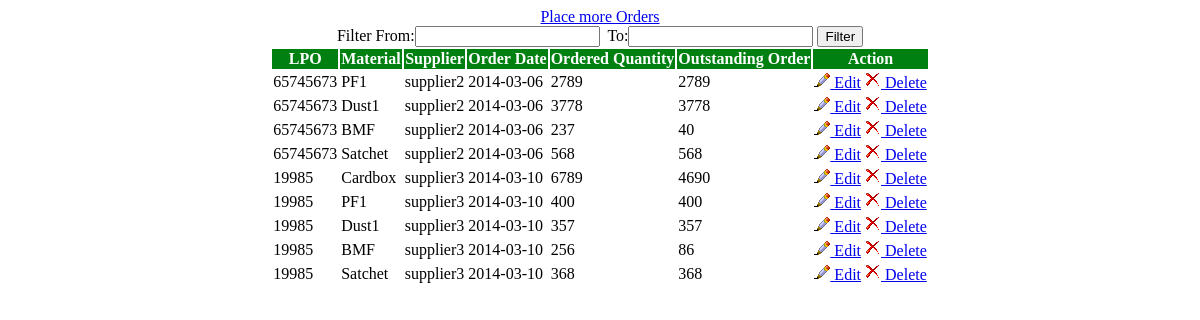
The page /stock/view_orders.php on the database its author committed.
### tables this page shows
CREATE TABLE IF NOT EXISTS `ordered_material` (
  `orderid` bigint(20) NOT NULL AUTO_INCREMENT,
  `lpo` bigint(20) NOT NULL,
  `supplierid` int(12) NOT NULL,
  `materialid` int(10) NOT NULL,
  `quantity` int(20) NOT NULL,
  `outstanding` bigint(20) NOT NULL,
  `date` date NOT NULL,
  PRIMARY KEY (`orderid`),
  KEY `supplierid` (`supplierid`,`materialid`),
  KEY `materialid` (`materialid`)
);

CREATE TABLE `material` (
  `id` int(10) NOT NULL AUTO_INCREMENT,
  `name` varchar(100) NOT NULL,
  `type` varchar(30) NOT NULL,
  `criticallevel` int(11) NOT NULL,
  `status` int(1) NOT NULL DEFAULT '1',
  PRIMARY KEY (`id`)
);

CREATE TABLE IF NOT EXISTS `supplier` (
  `supplierid` int(12) NOT NULL AUTO_INCREMENT,
  `name` varchar(30) NOT NULL,
  `contact` varchar(14) NOT NULL,
  `status` int(1) NOT NULL DEFAULT '1',
  PRIMARY KEY (`supplierid`)
);

### stock/view_orders.php (the view, shortened to what this page needs)
<link rel="stylesheet" href="jquery/jquery.datepick.css"/>
<center><a href="?opt=order_material">Place more Orders</a><br />
<?php if(!isset($_GET['editid'])){ ?>
Filter From:<input type="text" name="startdate" id="startdate" style="cursor:pointer" readonly="readonly" />&nbsp;
To:<input type="text" name="enddate" id="enddate" style="cursor:pointer" readonly="readonly" />
<input type="button" name="btnfilter" id="btnfilter" value="Filter" onclick="filter()" />
<?php
}
	$reply="";
	if(isset($_GET['editid'])){
		$sql="SELECT * FROM ordered_material WHERE orderid='{$_GET['editid']}'";
		$result=mysql_query($sql);
		$detailsRow=mysql_fetch_array($result);
		?>
		<form action="" name="order" id="order" method="post" onsubmit="return validateData()">
		<table>
		<tr><td>LPO:</td><td><input type="text" id="plo" name="plo" value="<?php echo $detailsRow['lpo'];?>" /></td></tr>
		<tr><td>Material:</td><td><select type="text" id="material" name="material">
			<option value="0">-Select Material-</option>
			<?php
				$sql="SELECT * FROM material WHERE status=1";
				$result=mysql_query($sql);
				while($row=mysql_fetch_array($result)){
					if($detailsRow['materialid']==$row['id']) $select="selected='selected'";
					else $select="";
					echo "<option value='{$row['id']}' {$select} >{$row['name']}</option>";
				}
			?>
		</select></td></tr>
		<tr><td>Supplier:</td><td><select id="supplier" name="supplier" >
			<option value="0">-Select Supplier-</option>
			<?php
				$sql="SELECT * FROM supplier WHERE status=1";
				$result=mysql_query($sql);
				while($row=mysql_fetch_array($result)){
					if($detailsRow['supplierid']==$row['supplierid']) $select="selected='selected'";
					else $select="";
					echo "<option value='{$row['supplierid']}' {$select} >{$row['name']}</option>";
				}
			?>
		</select></td></tr>
		<tr><td>Quantity:</td><td><input type="text" id="quantity" name="quantity" value="<?php echo $detailsRow['quantity'];?>" /></td></tr>
		<tr><td>Date:</td><td><input type="text" id="date" name="date"  style="cursor:pointer" readonly="readonly" value="<?php echo $detailsRow['date'];?>" /></td></tr>
		<tr><td colspan="2" align="right" ><input type="submit" id="submit" name="submit" value="Save Changes" /></td></tr>
	</table>
	<link rel="stylesheet" href="jquery/jquery.datepick.css"/>
	<script type="text/javascript" language="javascript" src="jquery/jquery.js" ></script>
	<script type="text/javascript" language="javascript" src="jquery/jquery.datepick.js" ></script>
	<script type="text/javascript" language="javascript" >
	$('#date').datepick({dateFormat: 'yyyy-mm-dd', maxDate: new Date()});
	</script>
	</form>
	<?php
	if(isset($_POST['submit'])){
		$plo=mysql_real_escape_string(htmlentities($_POST['plo']));
		$material=mysql_real_escape_string(htmlentities($_POST['material']));
		$supplier=mysql_real_escape_string(htmlentities($_POST['supplier']));
		$quantity=mysql_real_escape_string(htmlentities($_POST['quantity']));
		$date=mysql_real_escape_string(htmlentities($_POST['date']));
		$sql="UPDATE ordered_material SET supplierid='{$supplier}',materialid='{$material}',quantity='{$quantity}',date='{$date}' WHERE orderid='{$_GET['editid']}'";
		$result=mysql_query($sql);
		if($result) $reply= '<center><img src="images/ok.png" alt="Ok..." style="width:100px" /> <br />Order successfully updated </p><br /></center>';
		else $reply= '<center>Failed to update order details <br /></center>';
		header("Location: ?opt=view_orders&reply={$reply}");
	}
	}
	else{
		echo '<div id="placed_orders" name="placed_orders" >';
		$sql="SELECT material.name AS matname,ordered_material.orderid AS orid,ordered_material.lpo AS plo,ordered_material.date AS date,ordered_material.quantity AS qty,ordered_material.outstanding AS deni,supplier.name AS sname FROM ordered_material,material,supplier WHERE ordered_material.supplierid=supplier.supplierid AND ordered_material.materialid=material.id";
		$result=mysql_query($sql) or die(mysql_error());
		if(mysql_num_rows($result)>0){
		echo "<table>";
		echo "<tr style='color:#ffffff; background-color:#008010' ><th>LPO</th><th>Material</th><th>Supplier</th><th>Order Date</th><th>Ordered Quantity</th><th>Outstanding Order</th><th colspan='2'>Action</th></tr>";
		$row_count=1;
		while($row=mysql_fetch_array($result)){
			if($row_count % 2 == 0) echo '<tr class="even">'; else echo '<tr class="odd">';
			echo "<td>{$row['plo']}</td><td>{$row['matname']}</td><td>{$row['sname']}</td><td>{$row['date']}</td><td>{$row['qty']}</td><td>{$row['deni']}</td><td><a href='?opt=view_orders&editid={$row['orid']}'> <img src='images/edit.png' alt='edit' /> Edit </a></td><td><a href='?opt=view_orders&delid={$row['orid']}' onclick='return confirmDelete()'> <img src='images/delete.png' alt='delete' /> Delete </a></td></tr>";
			$row_count++;
		}
		echo "</table>";
		}
		else{
			echo "No placed order";
		}
		echo '</div>';
	}
?>
</center>

### rows shown on the page
ordered_material: lpo "65745673", materialid.name "PF1", supplierid.name "supplier2", date "2014-03-06", quantity "2789", outstanding "2789"
ordered_material: lpo "65745673", materialid.name "Dust1", supplierid.name "supplier2", date "2014-03-06", quantity "3778", outstanding "3778"
ordered_material: lpo "65745673", materialid.name "BMF", supplierid.name "supplier2", date "2014-03-06", quantity "237", outstanding "40"
ordered_material: lpo "65745673", materialid.name "Satchet", supplierid.name "supplier2", date "2014-03-06", quantity "568", outstanding "568"
ordered_material: lpo "19985", materialid.name "Cardbox", supplierid.name "supplier3", date "2014-03-10", quantity "6789", outstanding "4690"
ordered_material: lpo "19985", materialid.name "PF1", supplierid.name "supplier3", date "2014-03-10", quantity "400", outstanding "400"
ordered_material: lpo "19985", materialid.name "Dust1", supplierid.name "supplier3", date "2014-03-10", quantity "357", outstanding "357"
ordered_material: lpo "19985", materialid.name "BMF", supplierid.name "supplier3", date "2014-03-10", quantity "256", outstanding "86"
ordered_material: lpo "19985", materialid.name "Satchet", supplierid.name "supplier3", date "2014-03-10", quantity "368", outstanding "368"
